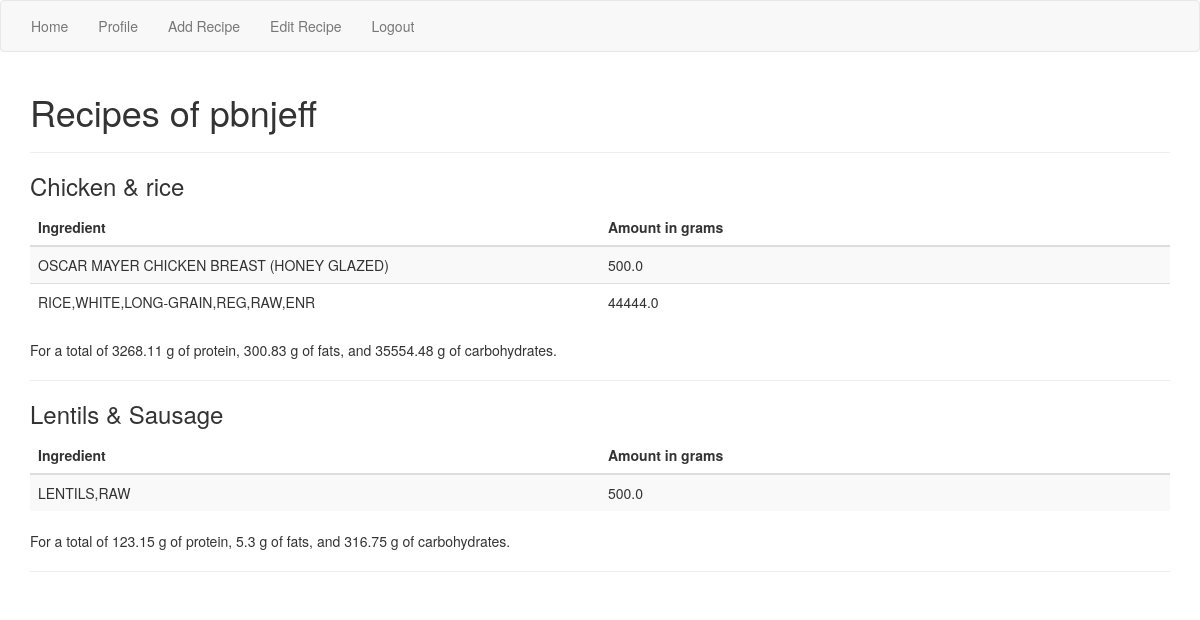
The page /user/pbnjeff (signed in) on the database as committed earlier.
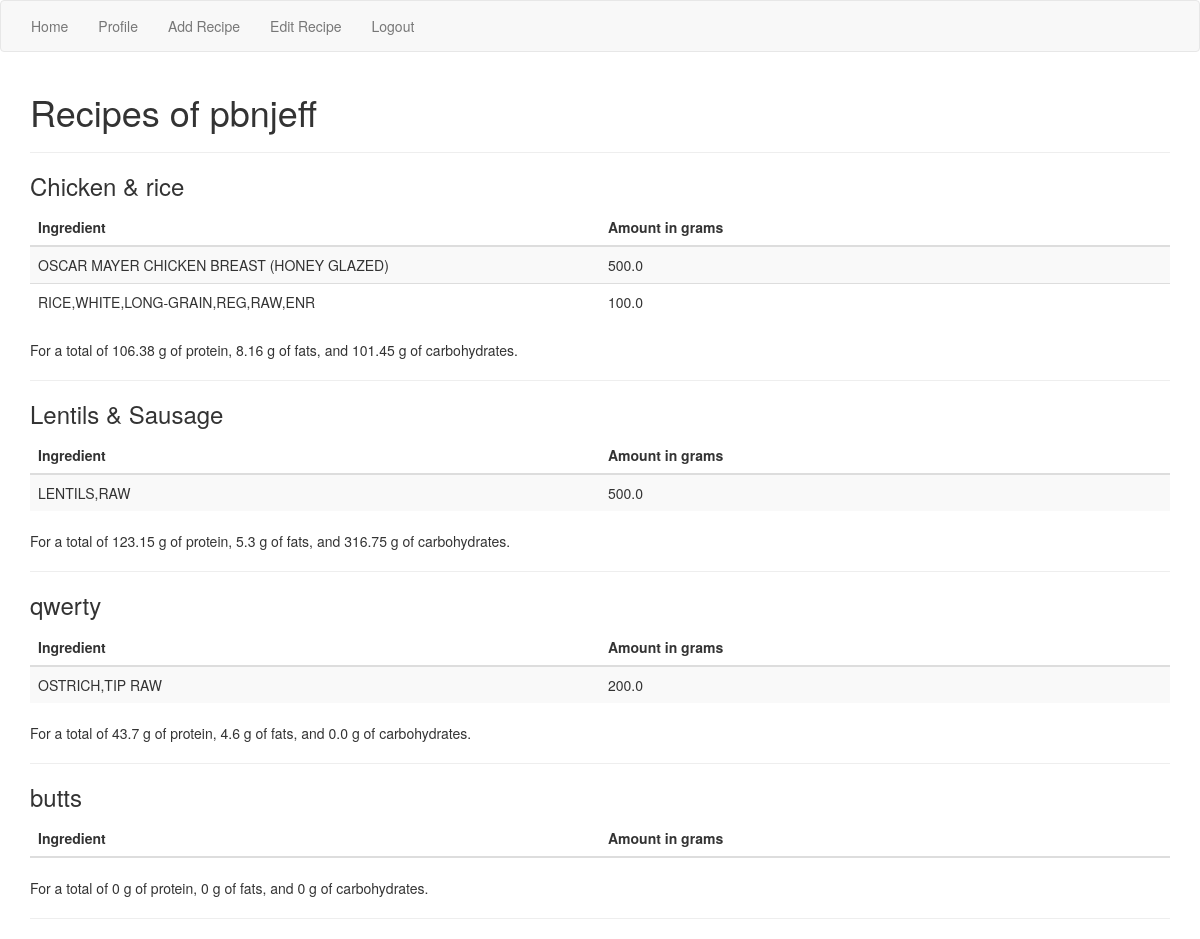
The same page on the database as committed later.
### app/models.py (models this page shows, shortened)
class Recipe(db.Model):
    id = db.Column(db.Integer, primary_key=True)
    body = db.Column(db.String(140))
    timestamp = db.Column(db.DateTime, index=True, default=datetime.utcnow)
    user_id = db.Column(db.Integer, db.ForeignKey('user.id'))
    ingredients = db.relationship('IngredientToRecipe', back_populates='recipe')
    def get_macro_totals(self):
        protein_total = fat_total = carbohydrates_total = 0
        for ingredient in self.ingredients:
            scaling_factor = ingredient.ingredient_amt / 100.0
            the_ingredient = ingredient.ingredient
            protein_total += the_ingredient.protein * scaling_factor
            fat_total += the_ingredient.fat * scaling_factor
            carbohydrates_total += the_ingredient.carbohydrates * scaling_factor
        return round(protein_total, 2), round(fat_total, 2), round(carbohydrates_total, 2)

class IngredientToRecipe(db.Model):
    recipe_id = db.Column(db.Integer, db.ForeignKey('recipe.id'), primary_key=True)
    ingredient_id = db.Column(db.Integer, db.ForeignKey('ingredient.id'), primary_key=True)
    ingredient_amt = db.Column(db.Float)
    recipe = db.relationship('Recipe', back_populates='ingredients')
    ingredient = db.relationship('Ingredient', back_populates='recipes')

class Ingredient(db.Model):
    id = db.Column(db.Integer, primary_key=True)
    description = db.Column(db.String(140), index=True)
    protein = db.Column(db.Float, index=True)
    fat = db.Column(db.Float, index=True)
    saturated_fat = db.Column(db.Float, index=True)
    monounsaturated_fat = db.Column(db.Float, index=True)
    polyunsaturated_fat = db.Column(db.Float, index=True)
    cholesterol = db.Column(db.Float, index=True)
    carbohydrates = db.Column(db.Float, index=True)
    fiber = db.Column(db.Float, index=True)
    sugar = db.Column(db.Float, index=True)
    recipes = db.relationship('IngredientToRecipe', back_populates='ingredient')

### app/routes.py (the view)
@app.route('/user/<username>')
@login_required
def user(username):
    user = User.query.filter_by(username=username).first_or_404()
    return render_template('user.html', user=user, recipes=user.recipes)

### app/models.py (called while the page is built)
@login.user_loader
def load_user(_id):
    return User.query.get(int(_id))

### app/templates/user.html
{% extends "base.html" %}
{% block app_content %}
	<h1> Recipes of {{ user.username }} </h1>
	<hr>
	{% for recipe in recipes %}
	<h3>{{ recipe.body }}</h3>
    <table class="table table-striped">
        <thead>
            <tr>
                <th scope="col" style="width: 50%">Ingredient</th>
                <th scope="col" style="width: 50%">Amount in grams</th>
            </tr>
        </thead>
        <tbody>
            {% for assoc in recipe.ingredients %}
                <tr>
                    <td>{{ assoc.ingredient.description }}</td>
                    <td>{{ assoc.ingredient_amt }}</td>
                </tr>
	        {% endfor %}
        </tbody>
    </table>
	<p>
	For a total of {{ recipe.get_macro_totals()[0] }} g of protein, {{ recipe.get_macro_totals()[1] }} g of fats, and
	{{ recipe.get_macro_totals()[2] }} g of carbohydrates.
	</p>
    <hr>
	{% endfor %}
{% endblock %}

Rows that differ between the two databases and show on the page:
changed through a linked row, Recipe "Chicken & rice": ingredient_amt "3268.11" → "106.38"; ingredient_amt "300.83" → "8.16"; ingredient_amt "35554.48" → "101.45"
changed IngredientToRecipe (number 2 of 4 on the later page): ingredient_amt "44444.0" → "100.0"
added Recipe: body "qwerty", carbohydrates "43.7", carbohydrates "4.6", carbohydrates "0.0"
added IngredientToRecipe: ingredient.description "OSTRICH,TIP RAW", ingredient_amt "200.0", shown under "qwerty"
added Recipe: body "butts", recipe "0"
